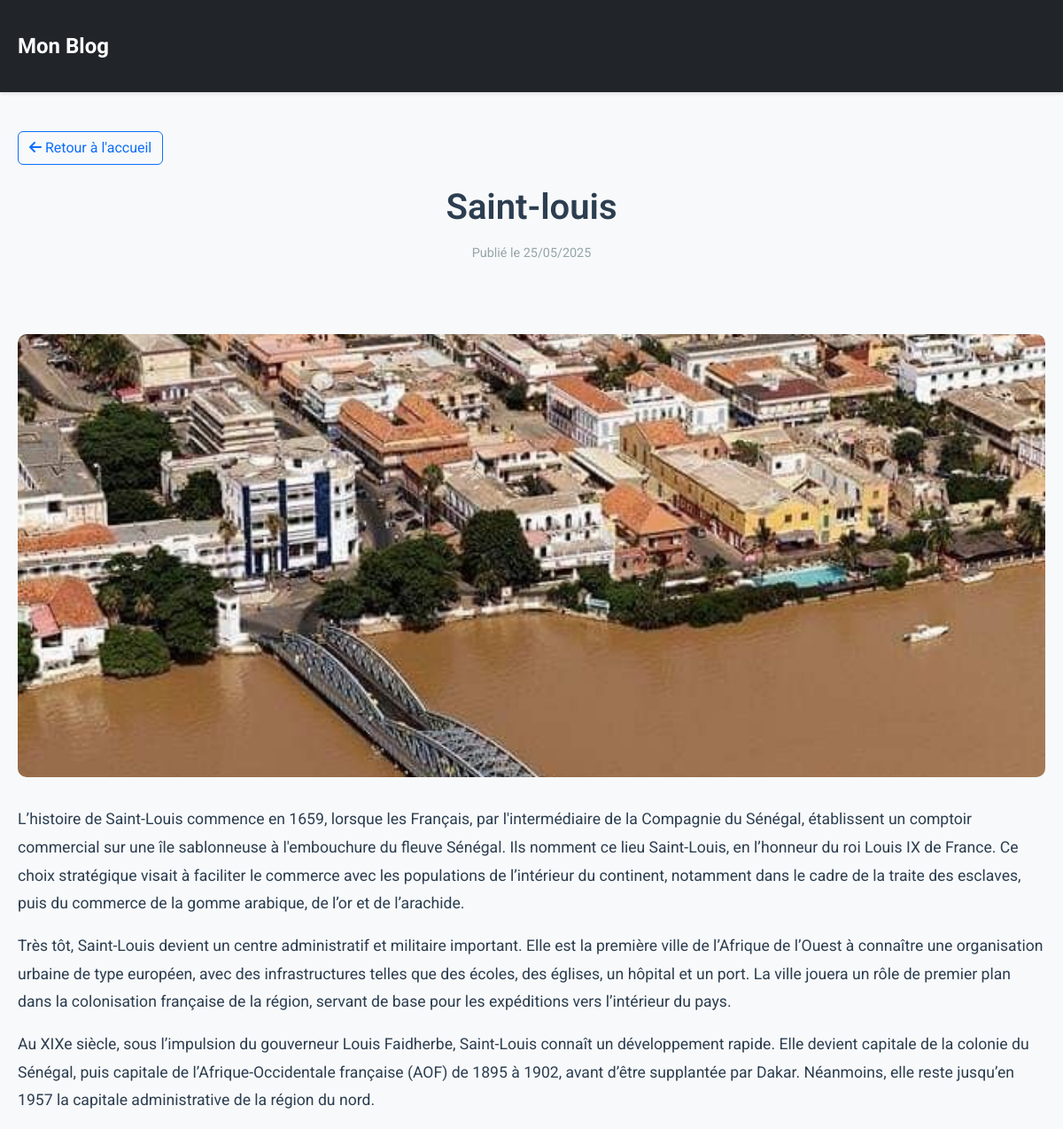
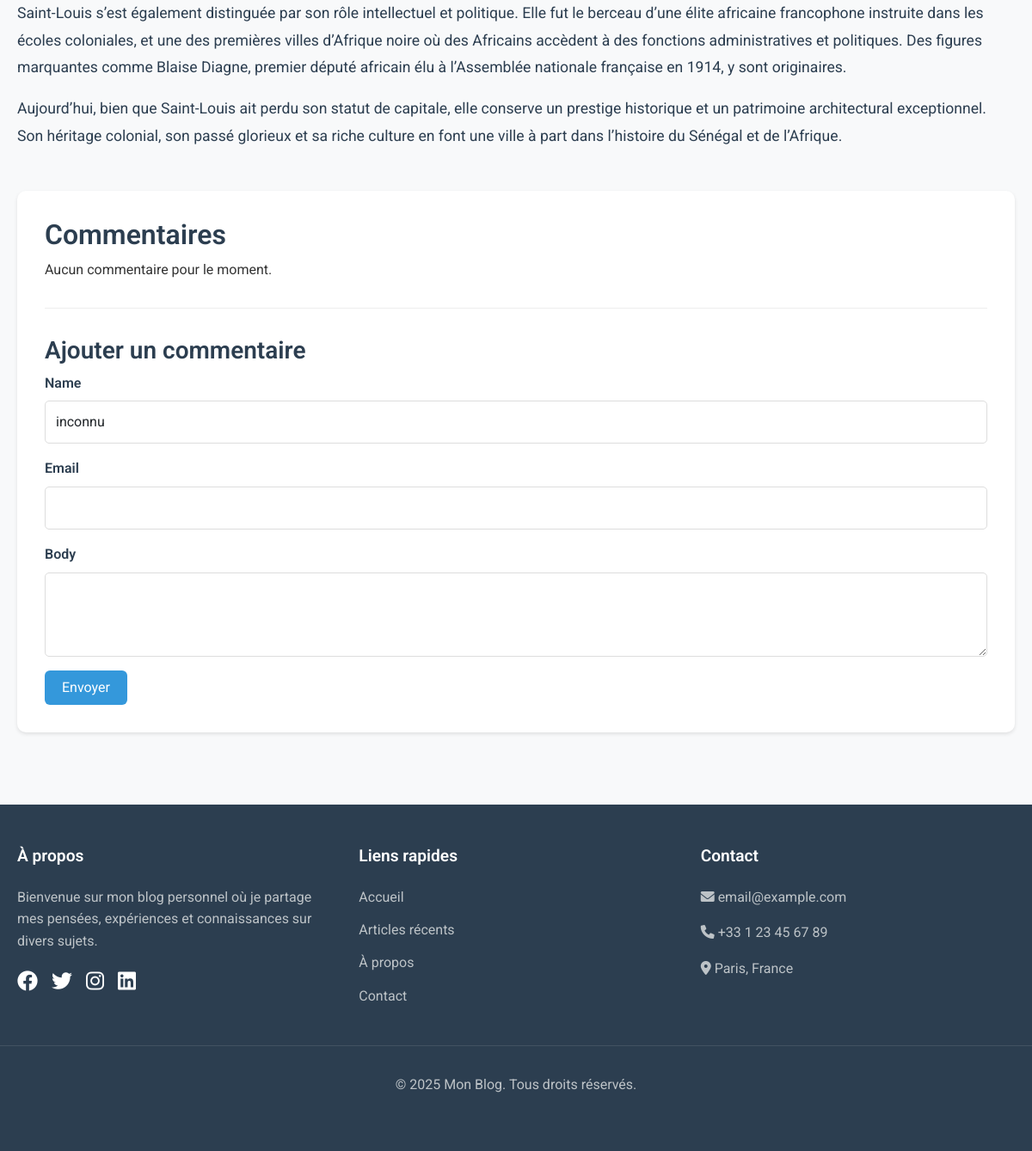
The page /saint-louis/ on the database its author committed (2 pictures, top to bottom).
### myblog/models.py (models this page shows, shortened)
class CreateBlog(models.Model):
    title = models.CharField(max_length=200)
    slug = models.SlugField(max_length=200) # pour les urls
    intro = models.TextField()
    body = models.TextField()
    image = models.ImageField(upload_to='media', null=True, blank=True)
    video = models.FileField(upload_to='videos/', null=True, blank=True, help_text="Formats acceptés : MP4, WebM, Ogg")
    date_added = models.DateTimeField(auto_now_add=True)
    class Meta:
        ordering = ['-date_added'] # les plus recents en premier

### myblog/views.py (the view)
# urls.py: path('<slug:slug>/', views.post_detail, name='post_detail'),
def post_detail(request, slug):
    post = get_object_or_404(CreateBlog, slug=slug)
    comments = post.comments.all()
    if request.method == 'POST':
        form = BlogForm(request.POST)
        if form.is_valid():
            comment = form.save(commit=False)
            comment.post = post
            comment.save()
            return redirect('post_detail', slug=post.slug)
    else:
        form = BlogForm()
    context = {
        'post': post,
        'comments': comments,
        'form': form,
    }
    return render(request, 'myblog/post_detail.html', context)

### myblog/forms.py
class BlogForm(forms.ModelForm):
    class Meta:
        model = Comment
        fields = ['name', 'email', 'body']
        widgets = {
            'name': forms.TextInput(attrs={'class': 'form-control'}),
            'email': forms.EmailInput(attrs={'class': 'form-control'}),
            'body': forms.Textarea(attrs={'class': 'form-control', 'rows': 3}),
        }

### myblog/templates/myblog/post_detail.html (shortened to what this page needs)
{% extends 'myblog/base.html' %}
{% load static %}
{% block extra_css %}
<link href="{% static 'css/post_detail.css' %}" rel="stylesheet">
{% endblock %}
{% block content %}
    <div class="mb-4">
        <a href="{% url 'frontpage' %}" class="btn btn-outline-primary">
            <i class="fas fa-arrow-left"></i> Retour à l'accueil
        </a>
    </div>
    <article>
        <header class="post-header">
            <h1>{{ post.title }}</h1>
            <p class="post-meta">Publié le {{ post.date_added|date:"d/m/Y" }}</p>
        </header>
        {% if post.image %}
            <img src="{{ post.image.url }}" class="post-image" alt="{{ post.title }}">
        {% endif %}
        <div class="post-content">
            {{ post.body|linebreaks }}
        </div>
    </article>
    <section class="comments-section">
        <h2>Commentaires</h2>
        {% for comment in comments %}
            <div class="comment">
                <div class="comment-header">
                    <span class="comment-author">{{ comment.name }}</span>
                    <span class="comment-date">Le {{ comment.date_added|date:"d/m/Y" }}</span>
                </div>
                <div class="comment-body">
                    {{ comment.body }}
                </div>
            </div>
        {% empty %}
            <p>Aucun commentaire pour le moment.</p>
        {% endfor %}
        <div class="comment-form">
            <h3>Ajouter un commentaire</h3>
            <form method="post">
                {% for field in form %}
                    <div class="mb-3">
                        <label for="{{ field.id_for_label }}" class="form-label">{{ field.label }}</label>
                        {{ field }}
                    </div>
                {% endfor %}
                <button type="submit" class="btn btn-primary">Envoyer</button>
            </form>
        </div>
    </section>
{% endblock %}

### static/css/base.css (style rules this page uses)
body { font-family: 'Roboto', sans-serif; line-height: 1.6; color: #333; background-color: #f8f9fa; min-height: 100vh; display: flex; flex-direction: column; }
.btn-primary { background-color: #3498db; border: none; padding: 8px 20px; transition: background-color 0.2s ease-in-out; }
h1, h2, h3, h4, h5, h6 { color: #2c3e50; font-weight: 600; }

### static/css/post_detail.css (style rules this page uses)
.post-header { text-align: center; margin-bottom: 3rem; }
.post-header h1 { font-size: 2.5rem; margin-bottom: 1rem; }
.post-meta { color: #95a5a6; font-size: 0.9rem; }
.post-image { width: 100%; max-height: 500px; object-fit: cover; border-radius: 10px; margin: 2rem 0; }
.post-content { font-size: 1.1rem; line-height: 1.8; color: #2c3e50; margin-bottom: 3rem; }
.comments-section { background: white; padding: 2rem; border-radius: 10px; box-shadow: 0 2px 4px rgba(0,0,0,0.1); }
.comment-form { margin-top: 2rem; padding-top: 2rem; border-top: 1px solid #eee; }
.form-label { font-weight: 600; color: #2c3e50; margin-bottom: 0.5rem; }
.form-control { border: 1px solid #ddd; border-radius: 5px; padding: 0.75rem; margin-bottom: 1rem; }

### rows shown on the page
CreateBlog: title "Saint-louis", date_added "25/05/2025", image (picture), body "L’histoire de Saint-Louis commence en 1659, lorsque les Français, par l'intermédiaire de la Compagnie du Sénégal, établissent un comptoir commercial sur une île sablonneuse à l'embouchure du fleuve Sénégal. Ils nomment ce lieu Saint-Louis, en l’honneur du roi Louis IX de France. Ce choix stratégique visait à faciliter le commerce avec les populations de l’intérieur du continent, notamment dans le cadre de la traite des esclaves, puis du commerce de la gomme arabique, de l’or et de l’arachide. Très tôt, Saint-Louis devient un centre administratif et militaire important. Elle est la première ville de l’Afrique de l’Ouest à connaître une organisation urbaine de type européen, avec des…"

### other values the page prints
{{ field.label }} "Name" "Email" "Body"
